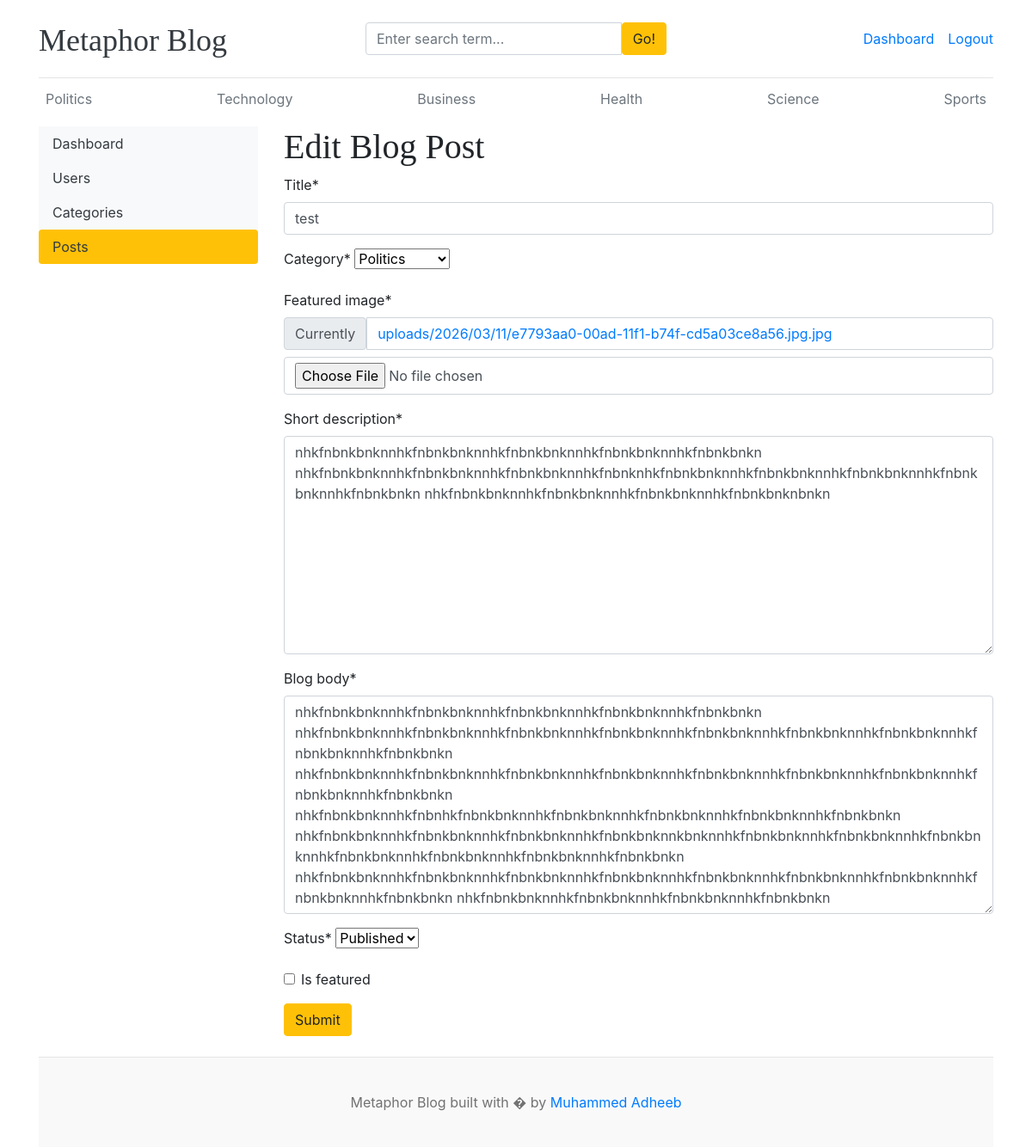
Screenshot of /dashboard/posts/edit/19/ (signed in) with the database file from the repository.
### blogs/models.py (models this page shows, shortened)
class Category(models.Model):
    category_name = models.CharField(max_length=50, unique=True)
    created_at = models.DateTimeField(auto_now_add=True)
    updated_at = models.DateTimeField(auto_now=True)
    class Meta:
        verbose_name_plural = 'categories'
    def __str__(self):
        return self.category_name

class Blog(models.Model):
    title = models.CharField(max_length=100)
    slug = models.SlugField(max_length=150, unique=True, blank=True)
    category = models.ForeignKey(Category, on_delete=models.CASCADE)
    author = models.ForeignKey(User, on_delete=models.CASCADE)
    featured_image = models.ImageField(upload_to='uploads/%Y/%m/%d')
    short_description = models.TextField(max_length=500)
    blog_body = models.TextField(max_length=2000)
    status = models.CharField(max_length=20,choices=STATUS_CHOICES, default="Draft")
    is_featured = models.BooleanField(default=False)
    created_at = models.DateTimeField(auto_now_add=True)
    updated_at = models.DateTimeField(auto_now=True)

### dashboards/views.py (the view, shortened to what this page needs)
# urls.py: path('posts/edit/<int:pk>/', views.edit_post, name='edit_post'),
def edit_post(request, pk):
    post = get_object_or_404(Blog, pk=pk)
    if request.user != post.author and not request.user.is_superuser:
        return redirect('posts')
    form = BlogPostForm(instance=post)
    context = {
        'form': form,
        'post': post,
    }
    return render(request, 'dashboard/edit_post.html', context)

### dashboards/forms.py
class BlogPostForm(forms.ModelForm):
    class Meta:
        model = Blog
        exclude = ['slug', 'author']

### blogs/context_processors.py (called while the page is built)
def get_categories(request):
    categories = Category.objects.all()
    return dict(categories=categories)

def get_social_links(request):
    social_links = SocialLink.objects.all()
    return dict(social_links=social_links)

### templates/dashboard/edit_post.html (shortened to what this page needs)
{% extends "base.html" %}
{% block content %}
{% load crispy_forms_tags %}
<div class="row">
  {% include 'dashboard/sidebar.html' %}
  <div class="col-md-9">
    <h1>Edit Blog Post</h1>
    <form action="{% url 'edit_post' post.id %}" method="POST" enctype="multipart/form-data">
      {{ form | crispy }}
      <button type="submit" class="btn btn-warning">Submit</button>
    </form>
    <br>
  </div>
</div>
{% endblock %}

### templates/base.html (shortened to what this page needs)
{% load static %}
<!DOCTYPE html>
<html lang="en">
<head>
    <link href="https://getbootstrap.com/docs/4.0/dist/css/bootstrap.min.css" rel="stylesheet">
    <link href="{% static 'css/blog.css' %}" rel="stylesheet">
    <link rel="stylesheet" href="https://cdnjs.cloudflare.com/ajax/libs/font-awesome/4.7.0/css/font-awesome.min.css">
  </head>
<body>
    <div class="container">
      <header class="blog-header py-3">
      <div class="row align-items-center">
        <div class="col-4 pt-1">
          <a class="blog-header-logo text-dark" href="/">Metaphor Blog</a>
        </div>
      <div class="col-4">
      <form action="{% url 'search' %}" method="GET">
        <div class="input-group">
          <input
            class="form-control"
            type="text"
            name="keyword"
            value="{{ keyword }}"
            placeholder="Enter search term..."
          />
          <button type="submit" class="btn btn-warning">
            Go!
          </button>
        </div>
      </form>
    </div>
    <div class="col-4 d-flex justify-content-end align-items-center">
      {% if not user.is_authenticated %}
      <a class="btn btn-sm btn-warning" href="{% url 'login' %}">Login</a>
      &nbsp;
      <a class="btn btn-sm btn-outline-secondary" href="{% url 'register' %}">Register</a>
      {% else %}
      <span><a href="{% url 'dashboard' %}">Dashboard</a></span>
      <span><a href=" {% url 'logout' %}">Logout</a></span>
      {% endif %}
    </div>
  </div>
</header>
      <div class="nav-scroller py-1 mb-2">
        <nav class="nav d-flex justify-content-between">
          {% for cat in categories %}
          <a class="p-2 text-muted" href="{% url 'posts_by_category' cat.id %}">{{ cat.category_name}}</a>
          {% endfor %}
        </nav>
      </div>
{% block content %}
{% endblock content %}
<footer class="blog-footer">
  <p>Metaphor Blog built with � by <a href="#">Muhammed Adheeb</a></p>
</footer>
</body>
</html>

### blog_main/static/css/blog.css (style rules this page uses)
.blog-header { border-bottom: 1px solid #e5e5e5; }
.blog-header-logo { font-family: "Playfair Display", Georgia, "Times New Roman", serif; font-size: 2.25rem; }
h1, h2, h3, h4, h5, h6 { font-family: "Playfair Display", Georgia, "Times New Roman", serif; }
.blog-footer { padding: 2.5rem 0; color: #727272; text-align: center; background-color: #f9f9f9; border-top: .05rem solid #e5e5e5; }
.blog-footer p:last-child { margin-bottom: 0; }

### rows the page displays
Category: category_name "Politics"
Category: category_name "Technology"
Category: category_name "Business"
Category: category_name "Health"
Category: category_name "Science"
Category: category_name "Sports"
Blog: title "test", category "Politics", short_description "nhkfnbnkbnknnhkfnbnkbnknnhkfnbnkbnknnhkfnbnkbnknnhkfnbnkbnkn nhkfnbnkbnknnhkfnbnkbnknnhkfnbnkbnknnhkfnbnknhkfnbnkbnknnhkfnbnkbnknnhkfnbnkbnknnhkfnbnkbnknnhkfnbnkbnkn nhkfnbnkbnknnhkfnbnkbnknnhkfnbnkbnknnhkfnbnkbnknbnkn", blog_body "nhkfnbnkbnknnhkfnbnkbnknnhkfnbnkbnknnhkfnbnkbnknnhkfnbnkbnkn nhkfnbnkbnknnhkfnbnkbnknnhkfnbnkbnknnhkfnbnkbnknnhkfnbnkbnknnhkfnbnkbnknnhkfnbnkbnknnhkfnbnkbnknnhkfnbnkbnkn nhkfnbnkbnknnhkfnbnkbnknnhkfnbnkbnknnhkfnbnkbnknnhkfnbnkbnknnhkfnbnkbnknnhkfnbnkbnknnhkfnbnkbnknnhkfnbnkbnkn nhkfnbnkbnknnhkfnbnhkfnbnkbnknnhkfnbnkbnknnhkfnbnkbnknnhkfnbnkbnknnhkfnbnkbnkn nhkfnbnkbnknnhkfnbnkbnknnhkfnbnkbnknnhkfnbnkbnknnkbnknnhkfnbnkbnknnhkfnbnkbnknnhkfnbnkbnknnhkfnbnkbnknnhkfnbnkbnknnhkfnbnkbnknnhkfnbnkbnkn nhkfnbnkbnknnhkfnbnkbnknnhkfnbnkbnknnhkfnbnkbnknnhkfnbnkbnknnhkfnbnkbnknnhkfnbnkbnknnhkfnbnkbnknnhkfnbnkbnkn nhkfnbnkbnknnhkfnbnkbnknnhkfnbnkbnknnhkfnbnkbnkn", status "Published"
